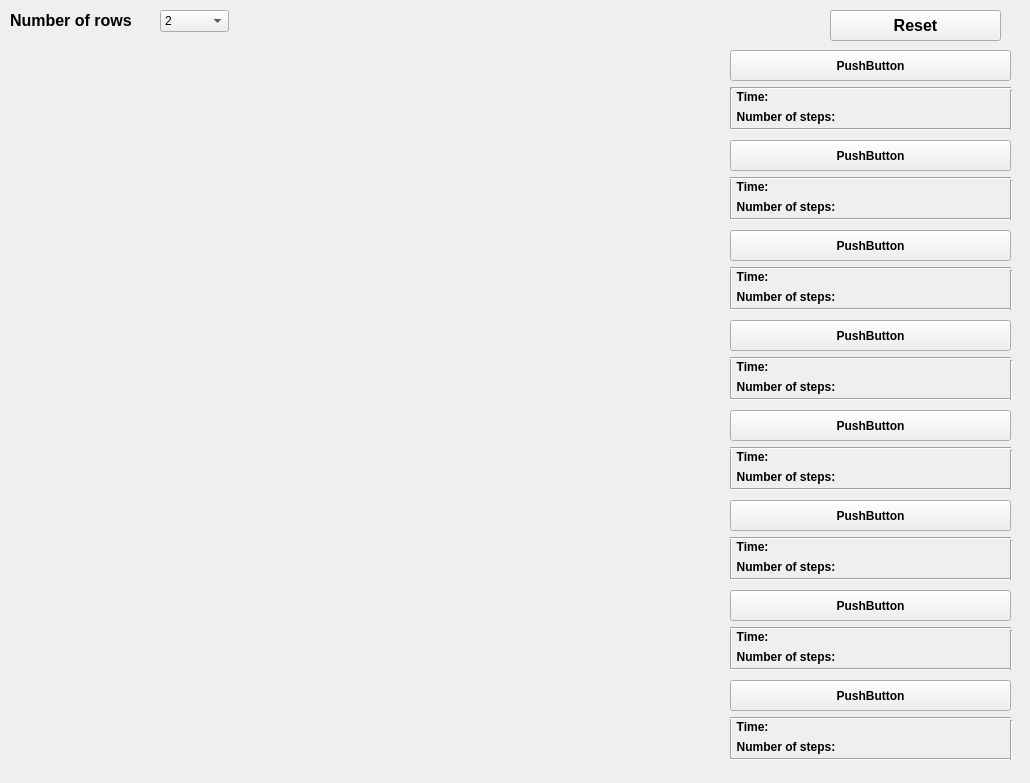
<?xml version="1.0" encoding="UTF-8"?>
<ui version="4.0">
 <class>Form</class>
 <widget class="QWidget" name="Form">
  <property name="geometry">
   <rect>
    <x>0</x>
    <y>0</y>
    <width>1030</width>
    <height>783</height>
   </rect>
  </property>
  <property name="windowTitle">
   <string>Form</string>
  </property>
  <widget class="QWidget" name="widget" native="true">
   <property name="geometry">
    <rect>
     <x>0</x>
     <y>50</y>
     <width>720</width>
     <height>720</height>
    </rect>
   </property>
  </widget>
  <widget class="QPushButton" name="pushButton_1">
   <property name="geometry">
    <rect>
     <x>730</x>
     <y>50</y>
     <width>281</width>
     <height>31</height>
    </rect>
   </property>
   <property name="font">
    <font>
     <weight>75</weight>
     <bold>true</bold>
    </font>
   </property>
   <property name="text">
    <string>PushButton</string>
   </property>
  </widget>
  <widget class="QPushButton" name="pushButton_2">
   <property name="geometry">
    <rect>
     <x>730</x>
     <y>140</y>
     <width>281</width>
     <height>31</height>
    </rect>
   </property>
   <property name="font">
    <font>
     <weight>75</weight>
     <bold>true</bold>
    </font>
   </property>
   <property name="text">
    <string>PushButton</string>
   </property>
  </widget>
  <widget class="QPushButton" name="pushButton_3">
   <property name="geometry">
    <rect>
     <x>730</x>
     <y>230</y>
     <width>281</width>
     <height>31</height>
    </rect>
   </property>
   <property name="font">
    <font>
     <weight>75</weight>
     <bold>true</bold>
    </font>
   </property>
   <property name="text">
    <string>PushButton</string>
   </property>
  </widget>
  <widget class="QPushButton" name="pushButton_4">
   <property name="geometry">
    <rect>
     <x>730</x>
     <y>320</y>
     <width>281</width>
     <height>31</height>
    </rect>
   </property>
   <property name="font">
    <font>
     <weight>75</weight>
     <bold>true</bold>
    </font>
   </property>
   <property name="text">
    <string>PushButton</string>
   </property>
  </widget>
  <widget class="QPushButton" name="pushButton_5">
   <property name="geometry">
    <rect>
     <x>730</x>
     <y>410</y>
     <width>281</width>
     <height>31</height>
    </rect>
   </property>
   <property name="font">
    <font>
     <weight>75</weight>
     <bold>true</bold>
    </font>
   </property>
   <property name="text">
    <string>PushButton</string>
   </property>
  </widget>
  <widget class="QPushButton" name="pushButton_6">
   <property name="geometry">
    <rect>
     <x>730</x>
     <y>500</y>
     <width>281</width>
     <height>31</height>
    </rect>
   </property>
   <property name="font">
    <font>
     <weight>75</weight>
     <bold>true</bold>
    </font>
   </property>
   <property name="text">
    <string>PushButton</string>
   </property>
  </widget>
  <widget class="QPushButton" name="pushButton_7">
   <property name="geometry">
    <rect>
     <x>730</x>
     <y>590</y>
     <width>281</width>
     <height>31</height>
    </rect>
   </property>
   <property name="font">
    <font>
     <weight>75</weight>
     <bold>true</bold>
    </font>
   </property>
   <property name="text">
    <string>PushButton</string>
   </property>
  </widget>
  <widget class="QPushButton" name="pushButton_8">
   <property name="geometry">
    <rect>
     <x>730</x>
     <y>680</y>
     <width>281</width>
     <height>31</height>
    </rect>
   </property>
   <property name="font">
    <font>
     <weight>75</weight>
     <bold>true</bold>
    </font>
   </property>
   <property name="text">
    <string>PushButton</string>
   </property>
  </widget>
  <widget class="QLabel" name="labelCombobox">
   <property name="geometry">
    <rect>
     <x>10</x>
     <y>10</y>
     <width>141</width>
     <height>21</height>
    </rect>
   </property>
   <property name="font">
    <font>
     <pointsize>12</pointsize>
     <weight>75</weight>
     <bold>true</bold>
    </font>
   </property>
   <property name="text">
    <string>Number of rows</string>
   </property>
  </widget>
  <widget class="QComboBox" name="comboBox">
   <property name="geometry">
    <rect>
     <x>160</x>
     <y>10</y>
     <width>69</width>
     <height>22</height>
    </rect>
   </property>
   <item>
    <property name="text">
     <string>2</string>
    </property>
   </item>
   <item>
    <property name="text">
     <string>3</string>
    </property>
   </item>
   <item>
    <property name="text">
     <string>4</string>
    </property>
   </item>
   <item>
    <property name="text">
     <string>5</string>
    </property>
   </item>
   <item>
    <property name="text">
     <string>6</string>
    </property>
   </item>
   <item>
    <property name="text">
     <string>7</string>
    </property>
   </item>
   <item>
    <property name="text">
     <string>8</string>
    </property>
   </item>
   <item>
    <property name="text">
     <string>9</string>
    </property>
   </item>
   <item>
    <property name="text">
     <string>10</string>
    </property>
   </item>
  </widget>
  <widget class="QPushButton" name="resetBtn">
   <property name="geometry">
    <rect>
     <x>830</x>
     <y>10</y>
     <width>171</width>
     <height>31</height>
    </rect>
   </property>
   <property name="font">
    <font>
     <pointsize>12</pointsize>
     <weight>75</weight>
     <bold>true</bold>
    </font>
   </property>
   <property name="text">
    <string>Reset</string>
   </property>
  </widget>
  <widget class="QLabel" name="time_1">
   <property name="geometry">
    <rect>
     <x>730</x>
     <y>90</y>
     <width>141</width>
     <height>16</height>
    </rect>
   </property>
   <property name="font">
    <font>
     <weight>75</weight>
     <bold>true</bold>
    </font>
   </property>
   <property name="text">
    <string>  Time: </string>
   </property>
   <property name="alignment">
    <set>Qt::AlignLeading|Qt::AlignLeft|Qt::AlignTop</set>
   </property>
   <property name="wordWrap">
    <bool>true</bool>
   </property>
  </widget>
  <widget class="QLabel" name="num_of_steps_1">
   <property name="geometry">
    <rect>
     <x>730</x>
     <y>110</y>
     <width>141</width>
     <height>16</height>
    </rect>
   </property>
   <property name="font">
    <font>
     <weight>75</weight>
     <bold>true</bold>
    </font>
   </property>
   <property name="text">
    <string>  Number of steps: </string>
   </property>
   <property name="alignment">
    <set>Qt::AlignLeading|Qt::AlignLeft|Qt::AlignTop</set>
   </property>
   <property name="wordWrap">
    <bool>true</bool>
   </property>
  </widget>
  <widget class="QLabel" name="time_value_1">
   <property name="geometry">
    <rect>
     <x>870</x>
     <y>90</y>
     <width>141</width>
     <height>16</height>
    </rect>
   </property>
   <property name="font">
    <font>
     <weight>50</weight>
     <bold>false</bold>
    </font>
   </property>
   <property name="text">
    <string/>
   </property>
   <property name="alignment">
    <set>Qt::AlignLeading|Qt::AlignLeft|Qt::AlignTop</set>
   </property>
   <property name="wordWrap">
    <bool>true</bool>
   </property>
  </widget>
  <widget class="QLabel" name="num_of_steps_value_1">
   <property name="geometry">
    <rect>
     <x>870</x>
     <y>110</y>
     <width>141</width>
     <height>16</height>
    </rect>
   </property>
   <property name="font">
    <font>
     <weight>50</weight>
     <bold>false</bold>
    </font>
   </property>
   <property name="text">
    <string/>
   </property>
   <property name="alignment">
    <set>Qt::AlignLeading|Qt::AlignLeft|Qt::AlignTop</set>
   </property>
   <property name="wordWrap">
    <bool>true</bool>
   </property>
  </widget>
  <widget class="Line" name="line">
   <property name="geometry">
    <rect>
     <x>730</x>
     <y>80</y>
     <width>281</width>
     <height>16</height>
    </rect>
   </property>
   <property name="orientation">
    <enum>Qt::Horizontal</enum>
   </property>
  </widget>
  <widget class="Line" name="line_2">
   <property name="geometry">
    <rect>
     <x>730</x>
     <y>121</y>
     <width>281</width>
     <height>16</height>
    </rect>
   </property>
   <property name="orientation">
    <enum>Qt::Horizontal</enum>
   </property>
  </widget>
  <widget class="Line" name="line_3">
   <property name="geometry">
    <rect>
     <x>730</x>
     <y>88</y>
     <width>3</width>
     <height>40</height>
    </rect>
   </property>
   <property name="orientation">
    <enum>Qt::Vertical</enum>
   </property>
  </widget>
  <widget class="Line" name="line_4">
   <property name="geometry">
    <rect>
     <x>1010</x>
     <y>90</y>
     <width>3</width>
     <height>40</height>
    </rect>
   </property>
   <property name="orientation">
    <enum>Qt::Vertical</enum>
   </property>
  </widget>
  <widget class="Line" name="line_5">
   <property name="geometry">
    <rect>
     <x>730</x>
     <y>178</y>
     <width>3</width>
     <height>40</height>
    </rect>
   </property>
   <property name="orientation">
    <enum>Qt::Vertical</enum>
   </property>
  </widget>
  <widget class="Line" name="line_6">
   <property name="geometry">
    <rect>
     <x>1010</x>
     <y>180</y>
     <width>3</width>
     <height>40</height>
    </rect>
   </property>
   <property name="orientation">
    <enum>Qt::Vertical</enum>
   </property>
  </widget>
  <widget class="Line" name="line_7">
   <property name="geometry">
    <rect>
     <x>730</x>
     <y>170</y>
     <width>281</width>
     <height>16</height>
    </rect>
   </property>
   <property name="orientation">
    <enum>Qt::Horizontal</enum>
   </property>
  </widget>
  <widget class="QLabel" name="num_of_steps_2">
   <property name="geometry">
    <rect>
     <x>730</x>
     <y>200</y>
     <width>141</width>
     <height>16</height>
    </rect>
   </property>
   <property name="font">
    <font>
     <weight>75</weight>
     <bold>true</bold>
    </font>
   </property>
   <property name="text">
    <string>  Number of steps: </string>
   </property>
   <property name="alignment">
    <set>Qt::AlignLeading|Qt::AlignLeft|Qt::AlignTop</set>
   </property>
   <property name="wordWrap">
    <bool>true</bool>
   </property>
  </widget>
  <widget class="QLabel" name="time_2">
   <property name="geometry">
    <rect>
     <x>730</x>
     <y>180</y>
     <width>141</width>
     <height>16</height>
    </rect>
   </property>
   <property name="font">
    <font>
     <weight>75</weight>
     <bold>true</bold>
    </font>
   </property>
   <property name="text">
    <string>  Time: </string>
   </property>
   <property name="alignment">
    <set>Qt::AlignLeading|Qt::AlignLeft|Qt::AlignTop</set>
   </property>
   <property name="wordWrap">
    <bool>true</bool>
   </property>
  </widget>
  <widget class="Line" name="line_8">
   <property name="geometry">
    <rect>
     <x>730</x>
     <y>211</y>
     <width>281</width>
     <height>16</height>
    </rect>
   </property>
   <property name="orientation">
    <enum>Qt::Horizontal</enum>
   </property>
  </widget>
  <widget class="QLabel" name="time_value_2">
   <property name="geometry">
    <rect>
     <x>870</x>
     <y>180</y>
     <width>141</width>
     <height>16</height>
    </rect>
   </property>
   <property name="font">
    <font>
     <weight>50</weight>
     <bold>false</bold>
    </font>
   </property>
   <property name="text">
    <string/>
   </property>
   <property name="alignment">
    <set>Qt::AlignLeading|Qt::AlignLeft|Qt::AlignTop</set>
   </property>
   <property name="wordWrap">
    <bool>true</bool>
   </property>
  </widget>
  <widget class="QLabel" name="num_of_steps_value_2">
   <property name="geometry">
    <rect>
     <x>870</x>
     <y>200</y>
     <width>141</width>
     <height>16</height>
    </rect>
   </property>
   <property name="font">
    <font>
     <weight>50</weight>
     <bold>false</bold>
    </font>
   </property>
   <property name="text">
    <string/>
   </property>
   <property name="alignment">
    <set>Qt::AlignLeading|Qt::AlignLeft|Qt::AlignTop</set>
   </property>
   <property name="wordWrap">
    <bool>true</bool>
   </property>
  </widget>
  <widget class="Line" name="line_9">
   <property name="geometry">
    <rect>
     <x>730</x>
     <y>268</y>
     <width>3</width>
     <height>40</height>
    </rect>
   </property>
   <property name="orientation">
    <enum>Qt::Vertical</enum>
   </property>
  </widget>
  <widget class="Line" name="line_10">
   <property name="geometry">
    <rect>
     <x>1010</x>
     <y>270</y>
     <width>3</width>
     <height>40</height>
    </rect>
   </property>
   <property name="orientation">
    <enum>Qt::Vertical</enum>
   </property>
  </widget>
  <widget class="Line" name="line_11">
   <property name="geometry">
    <rect>
     <x>730</x>
     <y>260</y>
     <width>281</width>
     <height>16</height>
    </rect>
   </property>
   <property name="orientation">
    <enum>Qt::Horizontal</enum>
   </property>
  </widget>
  <widget class="QLabel" name="num_of_steps_3">
   <property name="geometry">
    <rect>
     <x>730</x>
     <y>290</y>
     <width>141</width>
     <height>16</height>
    </rect>
   </property>
   <property name="font">
    <font>
     <weight>75</weight>
     <bold>true</bold>
    </font>
   </property>
   <property name="text">
    <string>  Number of steps: </string>
   </property>
   <property name="alignment">
    <set>Qt::AlignLeading|Qt::AlignLeft|Qt::AlignTop</set>
   </property>
   <property name="wordWrap">
    <bool>true</bool>
   </property>
  </widget>
  <widget class="QLabel" name="time_3">
   <property name="geometry">
    <rect>
     <x>730</x>
     <y>270</y>
     <width>141</width>
     <height>16</height>
    </rect>
   </property>
   <property name="font">
    <font>
     <weight>75</weight>
     <bold>true</bold>
    </font>
   </property>
   <property name="text">
    <string>  Time: </string>
   </property>
   <property name="alignment">
    <set>Qt::AlignLeading|Qt::AlignLeft|Qt::AlignTop</set>
   </property>
   <property name="wordWrap">
    <bool>true</bool>
   </property>
  </widget>
  <widget class="Line" name="line_12">
   <property name="geometry">
    <rect>
     <x>730</x>
     <y>301</y>
     <width>281</width>
     <height>16</height>
    </rect>
   </property>
   <property name="orientation">
    <enum>Qt::Horizontal</enum>
   </property>
  </widget>
  <widget class="QLabel" name="time_value_3">
   <property name="geometry">
    <rect>
     <x>870</x>
     <y>270</y>
     <width>141</width>
     <height>16</height>
    </rect>
   </property>
   <property name="font">
    <font>
     <weight>50</weight>
     <bold>false</bold>
    </font>
   </property>
   <property name="text">
    <string/>
   </property>
   <property name="alignment">
    <set>Qt::AlignLeading|Qt::AlignLeft|Qt::AlignTop</set>
   </property>
   <property name="wordWrap">
    <bool>true</bool>
   </property>
  </widget>
  <widget class="QLabel" name="num_of_steps_value_3">
   <property name="geometry">
    <rect>
     <x>870</x>
     <y>290</y>
     <width>141</width>
     <height>16</height>
    </rect>
   </property>
   <property name="font">
    <font>
     <weight>50</weight>
     <bold>false</bold>
    </font>
   </property>
   <property name="text">
    <string/>
   </property>
   <property name="alignment">
    <set>Qt::AlignLeading|Qt::AlignLeft|Qt::AlignTop</set>
   </property>
   <property name="wordWrap">
    <bool>true</bool>
   </property>
  </widget>
  <widget class="Line" name="line_13">
   <property name="geometry">
    <rect>
     <x>730</x>
     <y>358</y>
     <width>3</width>
     <height>40</height>
    </rect>
   </property>
   <property name="orientation">
    <enum>Qt::Vertical</enum>
   </property>
  </widget>
  <widget class="Line" name="line_14">
   <property name="geometry">
    <rect>
     <x>1010</x>
     <y>360</y>
     <width>3</width>
     <height>40</height>
    </rect>
   </property>
   <property name="orientation">
    <enum>Qt::Vertical</enum>
   </property>
  </widget>
  <widget class="Line" name="line_15">
   <property name="geometry">
    <rect>
     <x>730</x>
     <y>350</y>
     <width>281</width>
     <height>16</height>
    </rect>
   </property>
   <property name="orientation">
    <enum>Qt::Horizontal</enum>
   </property>
  </widget>
  <widget class="QLabel" name="num_of_steps_4">
   <property name="geometry">
    <rect>
     <x>730</x>
     <y>380</y>
     <width>141</width>
     <height>16</height>
    </rect>
   </property>
   <property name="font">
    <font>
     <weight>75</weight>
     <bold>true</bold>
    </font>
   </property>
   <property name="text">
    <string>  Number of steps: </string>
   </property>
   <property name="alignment">
    <set>Qt::AlignLeading|Qt::AlignLeft|Qt::AlignTop</set>
   </property>
   <property name="wordWrap">
    <bool>true</bool>
   </property>
  </widget>
  <widget class="QLabel" name="time_4">
   <property name="geometry">
    <rect>
     <x>730</x>
     <y>360</y>
     <width>141</width>
     <height>16</height>
    </rect>
   </property>
   <property name="font">
    <font>
     <weight>75</weight>
     <bold>true</bold>
    </font>
   </property>
   <property name="text">
    <string>  Time: </string>
   </property>
   <property name="alignment">
    <set>Qt::AlignLeading|Qt::AlignLeft|Qt::AlignTop</set>
   </property>
   <property name="wordWrap">
    <bool>true</bool>
   </property>
  </widget>
  <widget class="Line" name="line_16">
   <property name="geometry">
    <rect>
     <x>730</x>
     <y>391</y>
     <width>281</width>
     <height>16</height>
    </rect>
   </property>
   <property name="orientation">
    <enum>Qt::Horizontal</enum>
   </property>
  </widget>
  <widget class="QLabel" name="time_value_4">
   <property name="geometry">
    <rect>
     <x>870</x>
     <y>360</y>
     <width>141</width>
     <height>16</height>
    </rect>
   </property>
   <property name="font">
    <font>
     <weight>50</weight>
     <bold>false</bold>
    </font>
   </property>
   <property name="text">
    <string/>
   </property>
   <property name="alignment">
    <set>Qt::AlignLeading|Qt::AlignLeft|Qt::AlignTop</set>
   </property>
   <property name="wordWrap">
    <bool>true</bool>
   </property>
  </widget>
  <widget class="QLabel" name="num_of_steps_value_4">
   <property name="geometry">
    <rect>
     <x>870</x>
     <y>380</y>
     <width>141</width>
     <height>16</height>
    </rect>
   </property>
   <property name="font">
    <font>
     <weight>50</weight>
     <bold>false</bold>
    </font>
   </property>
   <property name="text">
    <string/>
   </property>
   <property name="alignment">
    <set>Qt::AlignLeading|Qt::AlignLeft|Qt::AlignTop</set>
   </property>
   <property name="wordWrap">
    <bool>true</bool>
   </property>
  </widget>
  <widget class="Line" name="line_17">
   <property name="geometry">
    <rect>
     <x>730</x>
     <y>448</y>
     <width>3</width>
     <height>40</height>
    </rect>
   </property>
   <property name="orientation">
    <enum>Qt::Vertical</enum>
   </property>
  </widget>
  <widget class="Line" name="line_18">
   <property name="geometry">
    <rect>
     <x>1010</x>
     <y>450</y>
     <width>3</width>
     <height>40</height>
    </rect>
   </property>
   <property name="orientation">
    <enum>Qt::Vertical</enum>
   </property>
  </widget>
  <widget class="Line" name="line_19">
   <property name="geometry">
    <rect>
     <x>730</x>
     <y>440</y>
     <width>281</width>
     <height>16</height>
    </rect>
   </property>
   <property name="orientation">
    <enum>Qt::Horizontal</enum>
   </property>
  </widget>
  <widget class="QLabel" name="num_of_steps_5">
   <property name="geometry">
    <rect>
     <x>730</x>
     <y>470</y>
     <width>141</width>
     <height>16</height>
    </rect>
   </property>
   <property name="font">
    <font>
     <weight>75</weight>
     <bold>true</bold>
    </font>
   </property>
   <property name="text">
    <string>  Number of steps: </string>
   </property>
   <property name="alignment">
    <set>Qt::AlignLeading|Qt::AlignLeft|Qt::AlignTop</set>
   </property>
   <property name="wordWrap">
    <bool>true</bool>
   </property>
  </widget>
  <widget class="QLabel" name="time_5">
   <property name="geometry">
    <rect>
     <x>730</x>
     <y>450</y>
     <width>141</width>
     <height>16</height>
    </rect>
   </property>
   <property name="font">
    <font>
     <weight>75</weight>
     <bold>true</bold>
    </font>
   </property>
   <property name="text">
    <string>  Time: </string>
   </property>
   <property name="alignment">
    <set>Qt::AlignLeading|Qt::AlignLeft|Qt::AlignTop</set>
   </property>
   <property name="wordWrap">
    <bool>true</bool>
   </property>
  </widget>
  <widget class="Line" name="line_20">
   <property name="geometry">
    <rect>
     <x>730</x>
     <y>481</y>
     <width>281</width>
     <height>16</height>
    </rect>
   </property>
   <property name="orientation">
    <enum>Qt::Horizontal</enum>
   </property>
  </widget>
  <widget class="QLabel" name="time_value_5">
   <property name="geometry">
    <rect>
     <x>870</x>
     <y>450</y>
     <width>141</width>
     <height>16</height>
    </rect>
   </property>
   <property name="font">
    <font>
     <weight>50</weight>
     <bold>false</bold>
    </font>
   </property>
   <property name="text">
    <string/>
   </property>
   <property name="alignment">
    <set>Qt::AlignLeading|Qt::AlignLeft|Qt::AlignTop</set>
   </property>
   <property name="wordWrap">
    <bool>true</bool>
   </property>
  </widget>
  <widget class="QLabel" name="num_of_steps_value_5">
   <property name="geometry">
    <rect>
     <x>870</x>
     <y>470</y>
     <width>141</width>
     <height>16</height>
    </rect>
   </property>
   <property name="font">
    <font>
     <weight>50</weight>
     <bold>false</bold>
    </font>
   </property>
   <property name="text">
    <string/>
   </property>
   <property name="alignment">
    <set>Qt::AlignLeading|Qt::AlignLeft|Qt::AlignTop</set>
   </property>
   <property name="wordWrap">
    <bool>true</bool>
   </property>
  </widget>
  <widget class="Line" name="line_21">
   <property name="geometry">
    <rect>
     <x>730</x>
     <y>538</y>
     <width>3</width>
     <height>40</height>
    </rect>
   </property>
   <property name="orientation">
    <enum>Qt::Vertical</enum>
   </property>
  </widget>
  <widget class="Line" name="line_22">
   <property name="geometry">
    <rect>
     <x>1010</x>
     <y>540</y>
     <width>3</width>
     <height>40</height>
    </rect>
   </property>
   <property name="orientation">
    <enum>Qt::Vertical</enum>
   </property>
  </widget>
  <widget class="Line" name="line_23">
   <property name="geometry">
    <rect>
     <x>730</x>
     <y>530</y>
     <width>281</width>
     <height>16</height>
    </rect>
   </property>
   <property name="orientation">
    <enum>Qt::Horizontal</enum>
   </property>
  </widget>
  <widget class="QLabel" name="num_of_steps_6">
   <property name="geometry">
    <rect>
     <x>730</x>
     <y>560</y>
     <width>141</width>
     <height>16</height>
    </rect>
   </property>
   <property name="font">
    <font>
     <weight>75</weight>
     <bold>true</bold>
    </font>
   </property>
   <property name="text">
    <string>  Number of steps: </string>
   </property>
   <property name="alignment">
    <set>Qt::AlignLeading|Qt::AlignLeft|Qt::AlignTop</set>
   </property>
   <property name="wordWrap">
    <bool>true</bool>
   </property>
  </widget>
  <widget class="QLabel" name="time_6">
   <property name="geometry">
    <rect>
     <x>730</x>
     <y>540</y>
     <width>141</width>
     <height>16</height>
    </rect>
   </property>
   <property name="font">
    <font>
     <weight>75</weight>
     <bold>true</bold>
    </font>
   </property>
   <property name="text">
    <string>  Time: </string>
   </property>
   <property name="alignment">
    <set>Qt::AlignLeading|Qt::AlignLeft|Qt::AlignTop</set>
   </property>
   <property name="wordWrap">
    <bool>true</bool>
   </property>
  </widget>
  <widget class="Line" name="line_24">
   <property name="geometry">
    <rect>
     <x>730</x>
     <y>571</y>
     <width>281</width>
     <height>16</height>
    </rect>
   </property>
   <property name="orientation">
    <enum>Qt::Horizontal</enum>
   </property>
  </widget>
  <widget class="QLabel" name="time_value_6">
   <property name="geometry">
    <rect>
     <x>870</x>
     <y>540</y>
     <width>141</width>
     <height>16</height>
    </rect>
   </property>
   <property name="font">
    <font>
     <weight>50</weight>
     <bold>false</bold>
    </font>
   </property>
   <property name="text">
    <string/>
   </property>
   <property name="alignment">
    <set>Qt::AlignLeading|Qt::AlignLeft|Qt::AlignTop</set>
   </property>
   <property name="wordWrap">
    <bool>true</bool>
   </property>
  </widget>
  <widget class="QLabel" name="num_of_steps_value_6">
   <property name="geometry">
    <rect>
     <x>870</x>
     <y>560</y>
     <width>141</width>
     <height>16</height>
    </rect>
   </property>
   <property name="font">
    <font>
     <weight>50</weight>
     <bold>false</bold>
    </font>
   </property>
   <property name="text">
    <string/>
   </property>
   <property name="alignment">
    <set>Qt::AlignLeading|Qt::AlignLeft|Qt::AlignTop</set>
   </property>
   <property name="wordWrap">
    <bool>true</bool>
   </property>
  </widget>
  <widget class="Line" name="line_25">
   <property name="geometry">
    <rect>
     <x>730</x>
     <y>628</y>
     <width>3</width>
     <height>40</height>
    </rect>
   </property>
   <property name="orientation">
    <enum>Qt::Vertical</enum>
   </property>
  </widget>
  <widget class="Line" name="line_26">
   <property name="geometry">
    <rect>
     <x>1010</x>
     <y>630</y>
     <width>3</width>
     <height>40</height>
    </rect>
   </property>
   <property name="orientation">
    <enum>Qt::Vertical</enum>
   </property>
  </widget>
  <widget class="Line" name="line_27">
   <property name="geometry">
    <rect>
     <x>730</x>
     <y>620</y>
     <width>281</width>
     <height>16</height>
    </rect>
   </property>
   <property name="orientation">
    <enum>Qt::Horizontal</enum>
   </property>
  </widget>
  <widget class="QLabel" name="num_of_steps_7">
   <property name="geometry">
    <rect>
     <x>730</x>
     <y>650</y>
     <width>141</width>
     <height>16</height>
    </rect>
   </property>
   <property name="font">
    <font>
     <weight>75</weight>
     <bold>true</bold>
    </font>
   </property>
   <property name="text">
    <string>  Number of steps: </string>
   </property>
   <property name="alignment">
    <set>Qt::AlignLeading|Qt::AlignLeft|Qt::AlignTop</set>
   </property>
   <property name="wordWrap">
    <bool>true</bool>
   </property>
  </widget>
  <widget class="QLabel" name="time_7">
   <property name="geometry">
    <rect>
     <x>730</x>
     <y>630</y>
     <width>141</width>
     <height>16</height>
    </rect>
   </property>
   <property name="font">
    <font>
     <weight>75</weight>
     <bold>true</bold>
    </font>
   </property>
   <property name="text">
    <string>  Time: </string>
   </property>
   <property name="alignment">
    <set>Qt::AlignLeading|Qt::AlignLeft|Qt::AlignTop</set>
   </property>
   <property name="wordWrap">
    <bool>true</bool>
   </property>
  </widget>
  <widget class="Line" name="line_28">
   <property name="geometry">
    <rect>
     <x>730</x>
     <y>661</y>
     <width>281</width>
     <height>16</height>
    </rect>
   </property>
   <property name="orientation">
    <enum>Qt::Horizontal</enum>
   </property>
  </widget>
  <widget class="QLabel" name="time_value_7">
   <property name="geometry">
    <rect>
     <x>870</x>
     <y>630</y>
     <width>141</width>
     <height>16</height>
    </rect>
   </property>
   <property name="font">
    <font>
     <weight>50</weight>
     <bold>false</bold>
    </font>
   </property>
   <property name="text">
    <string/>
   </property>
   <property name="alignment">
    <set>Qt::AlignLeading|Qt::AlignLeft|Qt::AlignTop</set>
   </property>
   <property name="wordWrap">
    <bool>true</bool>
   </property>
  </widget>
  <widget class="QLabel" name="num_of_steps_value_7">
   <property name="geometry">
    <rect>
     <x>870</x>
     <y>650</y>
     <width>141</width>
     <height>16</height>
    </rect>
   </property>
   <property name="font">
    <font>
     <weight>50</weight>
     <bold>false</bold>
    </font>
   </property>
   <property name="text">
    <string/>
   </property>
   <property name="alignment">
    <set>Qt::AlignLeading|Qt::AlignLeft|Qt::AlignTop</set>
   </property>
   <property name="wordWrap">
    <bool>true</bool>
   </property>
  </widget>
  <widget class="Line" name="line_29">
   <property name="geometry">
    <rect>
     <x>730</x>
     <y>718</y>
     <width>3</width>
     <height>40</height>
    </rect>
   </property>
   <property name="orientation">
    <enum>Qt::Vertical</enum>
   </property>
  </widget>
  <widget class="Line" name="line_30">
   <property name="geometry">
    <rect>
     <x>1010</x>
     <y>720</y>
     <width>3</width>
     <height>40</height>
    </rect>
   </property>
   <property name="orientation">
    <enum>Qt::Vertical</enum>
   </property>
  </widget>
  <widget class="Line" name="line_31">
   <property name="geometry">
    <rect>
     <x>730</x>
     <y>710</y>
     <width>281</width>
     <height>16</height>
    </rect>
   </property>
   <property name="orientation">
    <enum>Qt::Horizontal</enum>
   </property>
  </widget>
  <widget class="QLabel" name="num_of_steps_8">
   <property name="geometry">
    <rect>
     <x>730</x>
     <y>740</y>
     <width>141</width>
     <height>16</height>
    </rect>
   </property>
   <property name="font">
    <font>
     <weight>75</weight>
     <bold>true</bold>
    </font>
   </property>
   <property name="text">
    <string>  Number of steps: </string>
   </property>
   <property name="alignment">
    <set>Qt::AlignLeading|Qt::AlignLeft|Qt::AlignTop</set>
   </property>
   <property name="wordWrap">
    <bool>true</bool>
   </property>
  </widget>
  <widget class="QLabel" name="time_8">
   <property name="geometry">
    <rect>
     <x>730</x>
     <y>720</y>
     <width>141</width>
     <height>16</height>
    </rect>
   </property>
   <property name="font">
    <font>
     <weight>75</weight>
     <bold>true</bold>
    </font>
   </property>
   <property name="text">
    <string>  Time: </string>
   </property>
   <property name="alignment">
    <set>Qt::AlignLeading|Qt::AlignLeft|Qt::AlignTop</set>
   </property>
   <property name="wordWrap">
    <bool>true</bool>
   </property>
  </widget>
  <widget class="Line" name="line_32">
   <property name="geometry">
    <rect>
     <x>730</x>
     <y>751</y>
     <width>281</width>
     <height>16</height>
    </rect>
   </property>
   <property name="orientation">
    <enum>Qt::Horizontal</enum>
   </property>
  </widget>
  <widget class="QLabel" name="time_value_8">
   <property name="geometry">
    <rect>
     <x>870</x>
     <y>720</y>
     <width>141</width>
     <height>16</height>
    </rect>
   </property>
   <property name="font">
    <font>
     <weight>50</weight>
     <bold>false</bold>
    </font>
   </property>
   <property name="text">
    <string/>
   </property>
   <property name="alignment">
    <set>Qt::AlignLeading|Qt::AlignLeft|Qt::AlignTop</set>
   </property>
   <property name="wordWrap">
    <bool>true</bool>
   </property>
  </widget>
  <widget class="QLabel" name="num_of_steps_value_8">
   <property name="geometry">
    <rect>
     <x>870</x>
     <y>740</y>
     <width>141</width>
     <height>16</height>
    </rect>
   </property>
   <property name="font">
    <font>
     <weight>50</weight>
     <bold>false</bold>
    </font>
   </property>
   <property name="text">
    <string/>
   </property>
   <property name="alignment">
    <set>Qt::AlignLeading|Qt::AlignLeft|Qt::AlignTop</set>
   </property>
   <property name="wordWrap">
    <bool>true</bool>
   </property>
  </widget>
 </widget>
 <resources/>
 <connections/>
</ui>
